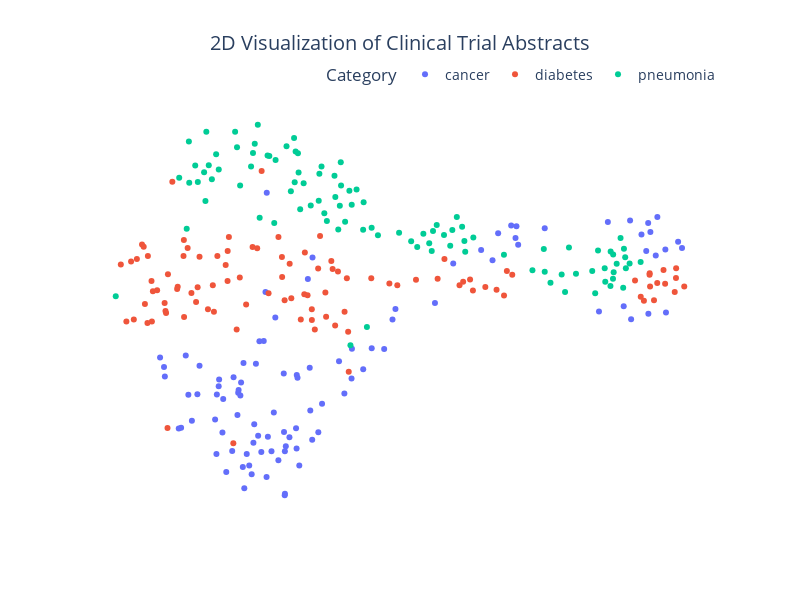

This figure's notebook cell:
### Code cell
# Create interactive plot with Plotly
fig = px.scatter(df, x='t-SNE Dimension 1', y='t-SNE Dimension 2', color='Label', title='2D Visualization of Clinical Trial Abstracts')

# Update the layout for better aesthetics and remove axis ticks
fig.update_layout(
    title_font_size=20,
    title_x=0.5,
    xaxis_title='',
    yaxis_title='',
    xaxis=dict(showticklabels=False),
    yaxis=dict(showticklabels=False),
    font=dict(size=14),
    plot_bgcolor='rgba(0,0,0,0)',
    paper_bgcolor='rgba(0,0,0,0)',
    autosize=True,
    width=800,
    height=600,
    legend=dict(title="Category", orientation="h", yanchor="bottom", y=1.02, xanchor="right", x=1)
)

# Show the plot
fig.show()

#pio.write_image(fig, 'tsne_visualization.png', scale=3)
